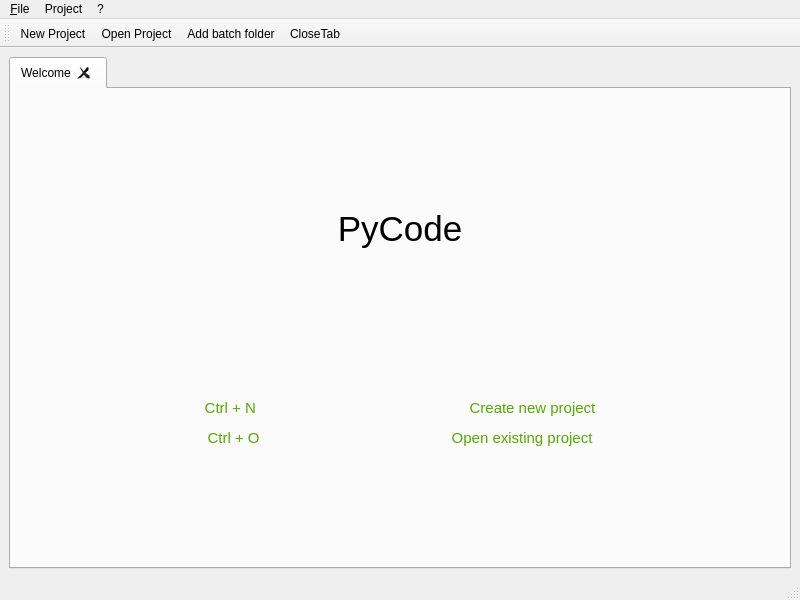
<?xml version="1.0" encoding="UTF-8"?>
<ui version="4.0">
 <class>MainWindow</class>
 <widget class="QMainWindow" name="MainWindow">
  <property name="geometry">
   <rect>
    <x>0</x>
    <y>0</y>
    <width>800</width>
    <height>600</height>
   </rect>
  </property>
  <property name="sizePolicy">
   <sizepolicy hsizetype="Preferred" vsizetype="Preferred">
    <horstretch>0</horstretch>
    <verstretch>0</verstretch>
   </sizepolicy>
  </property>
  <property name="windowTitle">
   <string>PyCode</string>
  </property>
  <property name="autoFillBackground">
   <bool>false</bool>
  </property>
  <widget class="QWidget" name="centralwidget">
   <layout class="QGridLayout" name="gridLayout">
    <item row="0" column="0">
     <widget class="QTabWidget" name="w_tab">
      <property name="tabPosition">
       <enum>QTabWidget::North</enum>
      </property>
      <property name="tabShape">
       <enum>QTabWidget::Rounded</enum>
      </property>
      <property name="currentIndex">
       <number>0</number>
      </property>
      <property name="elideMode">
       <enum>Qt::ElideNone</enum>
      </property>
      <property name="documentMode">
       <bool>false</bool>
      </property>
      <property name="tabsClosable">
       <bool>true</bool>
      </property>
      <property name="movable">
       <bool>true</bool>
      </property>
      <widget class="QWidget" name="Welcome">
       <attribute name="title">
        <string>Welcome</string>
       </attribute>
       <layout class="QGridLayout" name="gridLayout_2">
        <item row="0" column="0">
         <widget class="QLabel" name="label">
          <property name="text">
           <string>&lt;!DOCTYPE HTML PUBLIC &quot;-//W3C//DTD HTML 4.0//EN&quot; &quot;http://www.w3.org/TR/REC-html40/strict.dtd&quot;&gt;
&lt;html&gt;&lt;head&gt;&lt;meta name=&quot;qrichtext&quot; content=&quot;1&quot; /&gt;&lt;style type=&quot;text/css&quot;&gt;
p, li { white-space: pre-wrap; }
&lt;/style&gt;&lt;/head&gt;&lt;body style=&quot; font-family:'Sans Serif'; font-size:9pt; font-weight:400; font-style:normal;&quot;&gt;
&lt;p align=&quot;center&quot; style=&quot; margin-top:12px; margin-bottom:12px; margin-left:0px; margin-right:0px; -qt-block-indent:0; text-indent:0px;&quot;&gt;&lt;span style=&quot; font-size:26pt;&quot;&gt;PyCode&lt;/span&gt;&lt;/p&gt;
&lt;p align=&quot;center&quot; style=&quot;-qt-paragraph-type:empty; margin-top:12px; margin-bottom:12px; margin-left:0px; margin-right:0px; -qt-block-indent:0; text-indent:0px; font-size:48pt;&quot;&gt;&lt;br /&gt;&lt;/p&gt;
&lt;p align=&quot;center&quot; style=&quot;-qt-paragraph-type:empty; margin-top:12px; margin-bottom:12px; margin-left:0px; margin-right:0px; -qt-block-indent:0; text-indent:0px;&quot;&gt;&lt;br /&gt;&lt;/p&gt;
&lt;p align=&quot;center&quot; style=&quot;-qt-paragraph-type:empty; margin-top:12px; margin-bottom:12px; margin-left:0px; margin-right:0px; -qt-block-indent:0; text-indent:0px;&quot;&gt;&lt;br /&gt;&lt;/p&gt;
&lt;p align=&quot;center&quot; style=&quot; margin-top:12px; margin-bottom:12px; margin-left:0px; margin-right:0px; -qt-block-indent:0; text-indent:0px;&quot;&gt;&lt;span style=&quot; font-size:11pt; color:#55aa00;&quot;&gt;Ctrl + N			      Create new project&lt;/span&gt;&lt;/p&gt;
&lt;p align=&quot;center&quot; style=&quot; margin-top:12px; margin-bottom:12px; margin-left:0px; margin-right:0px; -qt-block-indent:0; text-indent:0px;&quot;&gt;&lt;span style=&quot; font-size:11pt; color:#55aa00;&quot;&gt;Ctrl + O			 Open existing project&lt;/span&gt;&lt;/p&gt;&lt;/body&gt;&lt;/html&gt;</string>
          </property>
          <property name="textFormat">
           <enum>Qt::MarkdownText</enum>
          </property>
          <property name="alignment">
           <set>Qt::AlignCenter</set>
          </property>
         </widget>
        </item>
       </layout>
      </widget>
     </widget>
    </item>
   </layout>
  </widget>
  <widget class="QMenuBar" name="menubar">
   <property name="geometry">
    <rect>
     <x>0</x>
     <y>0</y>
     <width>800</width>
     <height>22</height>
    </rect>
   </property>
   <widget class="QMenu" name="menuFIle">
    <property name="title">
     <string>&amp;File</string>
    </property>
    <addaction name="action_New_Project"/>
    <addaction name="action_Open_Project"/>
    <addaction name="separator"/>
    <addaction name="actionExit"/>
    <addaction name="separator"/>
   </widget>
   <widget class="QMenu" name="menu">
    <property name="title">
     <string>?</string>
    </property>
   </widget>
   <widget class="QMenu" name="menuProject">
    <property name="title">
     <string>Project</string>
    </property>
    <addaction name="action_Add_batch"/>
    <addaction name="action_CloseTab"/>
   </widget>
   <addaction name="menuFIle"/>
   <addaction name="menuProject"/>
   <addaction name="menu"/>
  </widget>
  <widget class="QStatusBar" name="statusbar"/>
  <widget class="QToolBar" name="toolBar">
   <property name="windowTitle">
    <string>toolBar</string>
   </property>
   <attribute name="toolBarArea">
    <enum>TopToolBarArea</enum>
   </attribute>
   <attribute name="toolBarBreak">
    <bool>false</bool>
   </attribute>
   <addaction name="action_New_Project"/>
   <addaction name="action_Open_Project"/>
   <addaction name="action_Add_batch"/>
   <addaction name="action_CloseTab"/>
  </widget>
  <action name="action_Open_Project">
   <property name="text">
    <string>&amp;Open Project</string>
   </property>
   <property name="shortcut">
    <string>Ctrl+O</string>
   </property>
  </action>
  <action name="actionExit">
   <property name="text">
    <string>&amp;Exit</string>
   </property>
  </action>
  <action name="action_Add_batch">
   <property name="text">
    <string>&amp;Add batch folder</string>
   </property>
   <property name="shortcut">
    <string>Ctrl+B</string>
   </property>
  </action>
  <action name="action_CloseTab">
   <property name="text">
    <string>&amp;CloseTab</string>
   </property>
   <property name="shortcut">
    <string>Ctrl+W</string>
   </property>
  </action>
  <action name="action_New_Project">
   <property name="text">
    <string>&amp;New Project</string>
   </property>
   <property name="shortcut">
    <string>Ctrl+N</string>
   </property>
  </action>
 </widget>
 <resources/>
 <connections/>
</ui>
